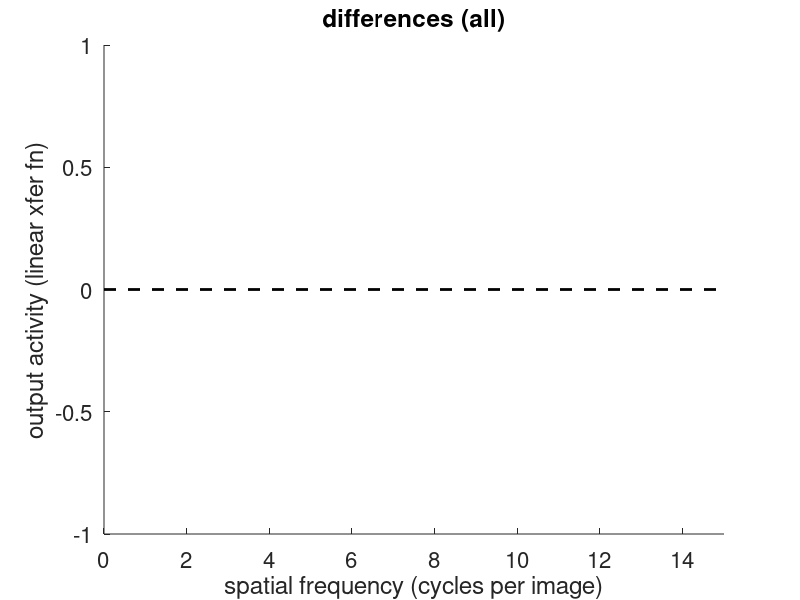
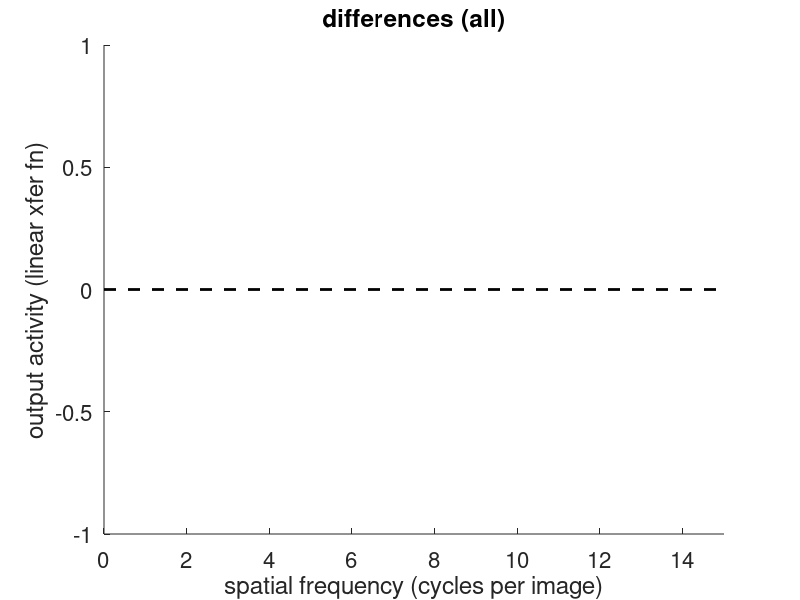

MATLAB code to generate these figures, in order: (Note: this script raises an error after producing the figures.)
function simulate_amir(expt, disp)
%
% expt:
%   1: vary # connections per sigma (like amir, but linearly spaced)
%   2: vary only sigmas.
% disp:
%   array of plot numbers to display
%   1:
%   2:
%   11:
%   12:

% Set variables
if ~exist('expt', 'var'), expt=1; end;
if ~exist('disp','var'), disp=[1 2 11 12]; end;

%% Choose the experimental parmaeters
switch expt
    case {1, '1'},
        sz = [35 35];
        sigmas = [1 2 4 8 16 32 64 128];%
        cpi    = [.025 0.25 0.5 1 1.5 2 2.5 3 3.5 4 5 6 7 8 9 10 11 12 13 14 15]; % keep the same number of cycles per image
        nconns = ceil(2*linspace(5,25, length(sigmas))); %[1 1 1 1 1  1  1  1]*10;
        nSamps = 1;
    case {2, '2'},
        sz = [35 35];
        sigmas = [1 2 4 8 16 32 64 128];%
        cpi    = [.025 0.25 0.5 1 1.5 2 2.5 3 3.5 4 5 6 7 8 9 10 11 12 13 14 15]; % keep the same number of cycles per image
        nconns = ceil(2*linspace(5,5, length(sigmas))); %[1 1 1 1 1  1  1  1]*10;
        nSamps = 2;
    otherwise, error('Unknown expt: %d', expt)
end;

% get paths
cur_dir = fileparts(which(mfilename));
matfile = fullfile(cur_dir, sprintf('%s-%d.mat', mfilename(), expt));

% Add paths
if ~exist('guru_csprintf','file'), addpath(genpath(fullfile(cur_dir, '../../../_lib'))); end;
if ~exist('calc_neighbor_dist','file'), addpath(genpath(fullfile(cur_dir, '../../code'))); end;


% Load a cached result
if exist(matfile, 'file')
    fprintf('Loading previous results from %s\n', matfile);
    load(matfile);
end;

%% Amir et al (1993) results
amir.areas={'V1','V2','V4','7a'};
amir.patch_area = [.068 .075 .1 .131]; % mm^2
amir.patch_width = [0.23 0.25 0.27 0.31]; % mm "short axis"--diameter
amir.patch_nn = [0.61 1.15 1.39 1.56];    % mm
amir.avg_dist = [0.65 1.32 1.78 2.21];    % mm (from injection site)
amir.avg_dist_pct = [2.0 3.8 7.7 20.6];

amir.calc.patch_length = 2*amir.patch_area/pi./(amir.patch_width/2);%assume ellipse; Area = Pi * A * B where A&B are radii,
amir.calc.area_diameter = amir.avg_dist./(amir.avg_dist_pct./100); % estimated diameter /extent of cortical area
amir.calc.patch_nn_pct = amir.patch_nn./amir.calc.area_diameter*100;  %estimate of % area extent between nearest neighbors

fact = 3; % how to convert from sigma to nearest_neighbor difference
amir.diff1 = [1.75 2.05];
amir.pct_diff = fact*(2*diff(amir.diff1)/mean(amir.diff1));
fprintf('Simulating %d with %5.2f%% difference.\n', nSamps, 100*amir.pct_diff)


% Only initialize if they haven't been computed previously.
if ~exist('am','var')
    am = cell(size(sigmas)); sm=cell(size(am)); ss=cell(size(am)); wm=cell(size(am)); p=cell(size(am));
end;

cl = [1 0 0; 0 1 0; 0 0 1; 1 1 0; 1 0 1; 0 1 1];
cl = [cl; 0.5*cl];

colors = @(si,szi) (reshape(repmat(3-(si(:)-1), [1 3])/3 * 1 .* repmat(cl(szi,:),[numel(si) 1]),[numel(si) 3]));

if ismember(1, disp)
    f2 = figure;
    set(gcf, 'Position', [10          90        1266         594]);
    hold on;
    set(gca, 'xlim', [0 max(cpi)]);
    plot(get(gca, 'xlim'), [0 0], 'k--', 'LineWidth', 2.0);
    set(gca, 'FontSize', 16);
    xlabel('spatial frequency (cycles per image)');
    ylabel('output activity (linear xfer fn)');
    title('differences (all)');
end;

if ismember(11, disp)
    f22 = figure;
    set(gcf, 'Position', [10          90        1266         594]);
    hold on;
    set(gca, 'xlim', [0 max(cpi)]);
    plot(get(gca, 'xlim'), [0 0], 'k--', 'LineWidth', 2.0);
    set(gca, 'FontSize', 16);
    xlabel('spatial frequency (cycles per image)');
    ylabel('output activity (linear xfer fn)');
    title('differences (all)');
end;

%% Run the experiment
lbls=cell(length(sigmas),3);
[r,c]=guru_optSubplots(length(sigmas));

for szi=1:length(sigmas)
    sigma_variations = sigmas(szi)*[1-amir.pct_diff/2 1 1+amir.pct_diff/2]; %
    fprintf('Simulating on sigmas=[%s ]\n', sprintf(' %.2f', sigma_variations));

    % Avoid re-running if this was loaded from local cache
    if isempty(am{szi})
        % average_mean, std_mean, std_std, weights_mean, settings_object
        [am{szi},sm{szi},ss{szi},wm{szi},p{szi}] = vary_sigma('sz', sz,        'Sigmas', sigma_variations, 'distn', 'norme', ...
                                                              'nin', nconns(szi), 'nSamps', nSamps, ...
                                                              'cpi', cpi,      'disp', []);%11 12]);
    end;
    midpt = (length(sigma_variations)+1)/2;
    sdi=[1 length(sigma_variations)];


    scaling = max(sm{szi}(:)); % make the scaling look close to 1
    %lbls = cell(size(p));
    for si=1:length(sigma_variations)
        lbls{szi,si} = sprintf('d_{center}=%.1f%% (%.1fpx); d_{nn} = %.1f%% (%.1fpx)', ...
                             100*p{szi}(si).avg_dist/p{szi}(1).sz(1),      p{szi}(si).avg_dist, ...
                             100*mean(p{szi}(si).neighbor_dist/p{szi}(1).sz(1)), mean(p{szi}(si).neighbor_dist));
    end;
    dff = (mean(p{szi}(1).neighbor_dist)-mean(p{szi}(end).neighbor_dist))/((mean(p{szi}(1).neighbor_dist)+mean(p{szi}(end).neighbor_dist))/2);

    fprintf('\tActual difference: %5.2f%% difference.\n', 100*abs(dff));


    % non-normalized: scale to peak frequency (irrespective)
    if ismember(11, disp)
        sc = max(sm{szi}(:)); % overall scaling constant

        figure('Position', [360     6   768   672])
        hold on;
        h = [];
        for si=1:length(sigma_variations)
          if si==midpt
            h(end+1) = plot(p{szi}(1).cpi, sign(am{szi}(si,:)).*sm{szi}(si,:)./sc, ':', 'Color', colors(si,szi), 'LineWidth', 2);
          else
            h(end+1) = plot(p{szi}(1).cpi, sign(am{szi}(si,:)).*sm{szi}(si,:)/sc, '*-', 'Color', colors(si,szi), 'LineWidth', 3, 'MarkerSize', 5);
            errorbar(p{szi}(1).cpi, sign(am{szi}(si,:)).*sm{szi}(si,:)/sc, ss{szi}(si,:), 'Color', colors(si,szi));
          end;
        end;
        for si=1:length(sigma_variations)
          if si==midpt, continue; end;
        end;
        set(gca,'xlim', [min(cpi)-0.01 max(cpi)+0.01], 'ylim', [0 1.05]);
        set(gca, 'FontSize', 16);
        xlabel('frequency (cycles per image)');
        ylabel('output activity (linear xfer fn)');
        legend(h, lbls(szi,:), 'Location', 'NorthEast', 'FontSize',16);
        title('Semi-normalized std (divided by global max)');
    end;


    % Normalized
    if ismember(12, disp)
        figure('Position', [360     6   768   672])
        hold on;
        h = [];
        for si=1:length(sigma_variations)
          mx = max(sm{szi}(si,:)); % max for THIS sigma
          if si==midpt
            h(end+1) = plot(p{szi}(1).cpi, sign(am{szi}(si,:)).*sm{szi}(si,:)./mx, ':', 'Color', colors(si,szi), 'LineWidth', 2);
          else
            h(end+1) = plot(p{szi}(1).cpi, sign(am{szi}(si,:)).*sm{szi}(si,:)./mx, '*-', 'Color', colors(si,szi), 'LineWidth', 3, 'MarkerSize', 5);
            errorbar(p{szi}(1).cpi, sign(am{szi}(si,:)).*sm{szi}(si,:)./mx, ss{szi}(si,:), 'Color', colors(si,szi));
          end;
        end;
        set(gca,'xlim', [min(cpi)-0.01 max(cpi)+0.01]);
        set(gca, 'FontSize', 16);
        xlabel('frequency (cycles per image)');
        ylabel('output activity (normalized)');
        legend(h, lbls(szi,:), 'Location', 'NorthEast', 'FontSize',14);
        title('Normalized std (each sigma''s response divided by its max)');
    end;


    % differences
    if ismember(1, disp)
        sc = max(sm{szi}(:)); % overall scaling constant
        figure(f2);
        plot(p{szi}(1).cpi, -diff(sign(am{szi}(sdi,:)).*sm{szi}(sdi,:),1)./sc, '*-', 'Color', colors(1,szi), 'LineWidth', 3, 'MarkerSize', 5);
        legend(lbls(1:szi,midpt), 'Location', 'NorthEast', 'FontSize',16);
        title('semi-normalized (global max)')
    end;

    % differences
    if ismember(2, disp)
        mx = max(sm{szi}(sdi,:),[],2); % max for THIS sigma
        figure(f22);
        plot(p{szi}(1).cpi,       -diff(sm{szi}(sdi,:)./repmat(mx, [1 length(cpi)]),1), '*-', 'Color', colors(1,szi), 'LineWidth', 3, 'MarkerSize', 5);
        legend(lbls(1:szi,midpt), 'Location', 'NorthEast', 'FontSize',16);
        title('normalized (per-sigma max)')
    end;

    guru_saveall_figures(mfilename(), 'png', false);
end;

if ismember(1, disp)
    figure(f2);% = figure;
    plot(get(gca, 'xlim'), [0 0], 'k--', 'LineWidth', 2.0);
end;
if ismember(11, disp)
    figure(f22);% = figure;
    plot(get(gca, 'xlim'), [0 0], 'k--', 'LineWidth', 2.0);
end;

save(matfile);
guru_saveall_figures(mfilename(), 'fig');
guru_saveall_figures(mfilename(), 'png');
%guru_saveall_figures(mfilename(), 'eps');
close all;
